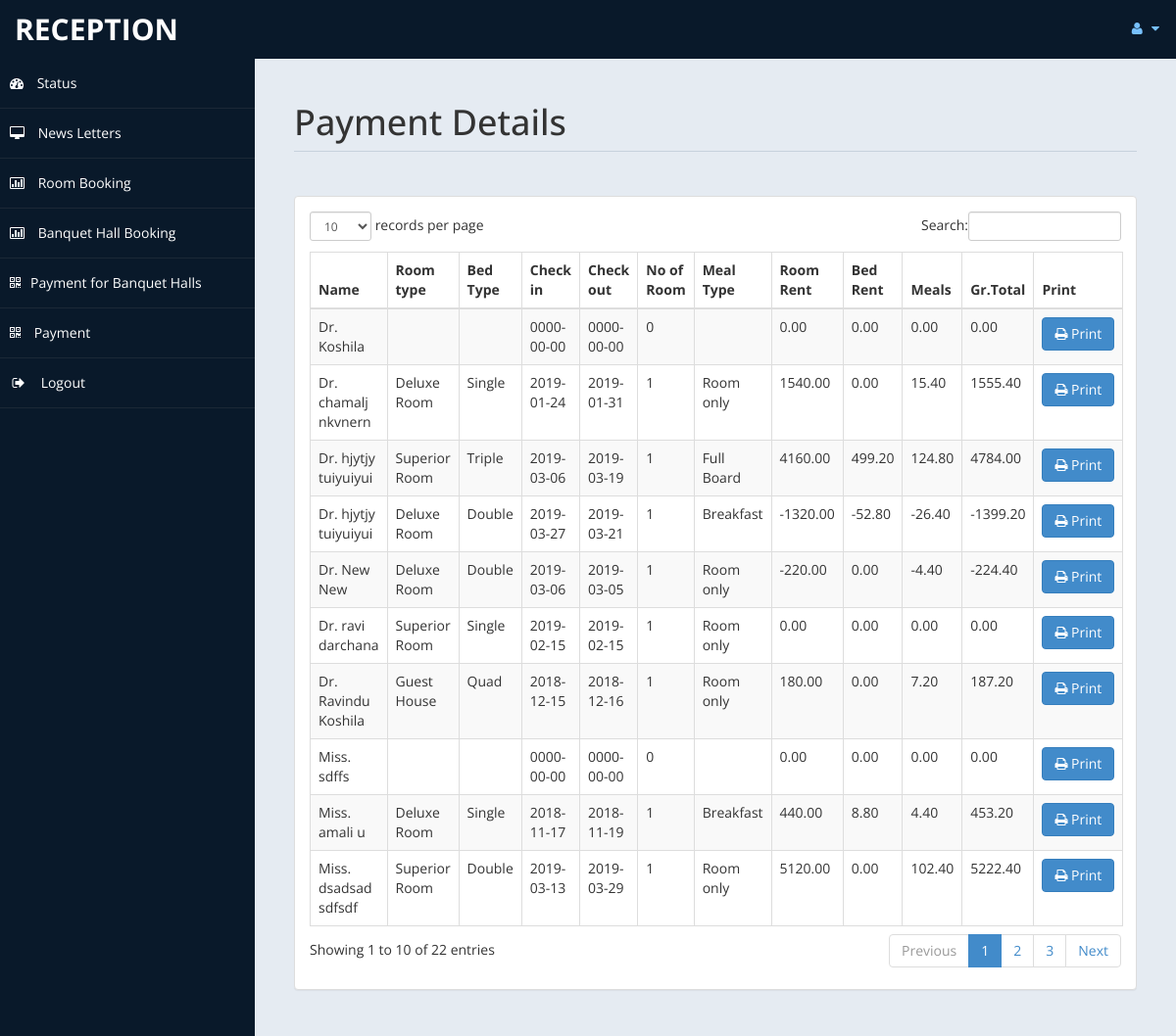
The app's page /admin/payment.php (signed in) with its own data.
### tables this page shows
CREATE TABLE `payment` (
  `id` int(11) NOT NULL,
  `title` varchar(5) DEFAULT NULL,
  `fname` varchar(30) DEFAULT NULL,
  `lname` varchar(30) DEFAULT NULL,
  `troom` varchar(30) DEFAULT NULL,
  `tbed` varchar(30) DEFAULT NULL,
  `nroom` int(11) DEFAULT NULL,
  `cin` date DEFAULT NULL,
  `cout` date DEFAULT NULL,
  `ttot` double(8,2) DEFAULT NULL,
  `fintot` double(8,2) DEFAULT NULL,
  `mepr` double(8,2) DEFAULT NULL,
  `meal` varchar(30) DEFAULT NULL,
  `btot` double(8,2) DEFAULT NULL,
  `noofdays` int(11) DEFAULT NULL
);

### admin/payment.php (the view, shortened to what this page needs)
<!DOCTYPE html>
<html xmlns="http://www.w3.org/1999/xhtml">
<head>
    <link href="assets/css/bootstrap.css" rel="stylesheet" />
    <link href="assets/css/font-awesome.css" rel="stylesheet" />
    <link href="assets/css/custom-styles.css" rel="stylesheet" />
    <link href="assets/js/dataTables/dataTables.bootstrap.css" rel="stylesheet" />
</head>
<body>
    <div id="wrapper">
        <nav class="navbar navbar-default top-navbar" role="navigation">
            <div class="navbar-header">
                <a class="navbar-brand" href="home.php"><?php echo $_SESSION["user"]; ?> </a>
            </div>
            <ul class="nav navbar-top-links navbar-right">
                <li class="dropdown">
                    <a class="dropdown-toggle" data-toggle="dropdown" href="#" aria-expanded="false">
                        <i class="fa fa-user fa-fw"></i> <i class="fa fa-caret-down"></i>
                    </a>
                </li>
            </ul>
        </nav>
        <?php include('includes/sidebar.php'); ?>
        <div id="page-wrapper" >
            <div id="page-inner">
			 <div class="row">
                    <div class="col-md-12">
                        <h1 class="page-header">
                           Payment Details<small> </small>
                        </h1>
                    </div>
                </div>
            <div class="row">
                <div class="col-md-12">
                    <div class="panel panel-default">
                        <div class="panel-body">
                            <div class="table-responsive">
                                <table class="table table-striped table-bordered table-hover" id="dataTables-example">
                                    <thead>
                                        <tr>
                                            <th>Name</th>
											<th>Room type</th>
                                            <th>Bed Type</th>
                                            <th>Check in</th>
											<th>Check out</th>
											<th>No of Room</th>
											<th>Meal Type</th>
                                            <th>Room Rent</th>
											<th>Bed Rent</th>
											<th>Meals </th>
											<th>Gr.Total</th>
											<th>Print</th>
                                        </tr>
                                    </thead>
                                    <tbody>
									<?php
										include ('db.php');
										$sql="select * from payment";
										$re = mysqli_query($con,$sql);
										while($row = mysqli_fetch_array($re))
										{
											$id = $row['id'];
											if($id % 2 ==1 )
											{
												echo"<tr class='gradeC'>
													<td>".$row['title']." ".$row['fname']." ".$row['lname']."</td>
													<td>".$row['troom']."</td>
													<td>".$row['tbed']."</td>
													<td>".$row['cin']."</td>
													<td>".$row['cout']."</td>
													<td>".$row['nroom']."</td>
													<td>".$row['meal']."</td>
													<td>".$row['ttot']."</td>
													<td>".$row['mepr']."</td>
													<td>".$row['btot']."</td>
													<td>".$row['fintot']."</td>
													<td><a href=print.php?pid=".$id ." <button class='btn btn-primary'> <i class='fa fa-print' ></i> Print</button></td>
													</tr>";
											}
											else
											{
												echo"<tr class='gradeU'>
													<td>".$row['title']." ".$row['fname']." ".$row['lname']."</td>
													<td>".$row['troom']."</td>
													<td>".$row['tbed']."</td>
													<td>".$row['cin']."</td>
													<td>".$row['cout']."</td>
													<td>".$row['nroom']."</td>
													<td>".$row['meal']."</td>
													<td>".$row['ttot']."</td>
													<td>".$row['mepr']."</td>
													<td>".$row['btot']."</td>
													<td>".$row['fintot']."</td>
													<td><a href=print.php?pid=".$id ." <button class='btn btn-primary'> <i class='fa fa-print' ></i> Print</button></td>
													</tr>";
											}
										}
									?>
                                    </tbody>
                                </table>
                            </div>
                        </div>
                    </div>
                </div>
            </div>
                </div>
            </div>
    </div>
</body>
</html>

### admin/assets/css/custom-styles.css (style rules this page uses)
body { font-family: 'Open Sans', sans-serif; }
#wrapper { width: 100%; background:#09192A; }
#page-wrapper { padding: 15px 15px; min-height: 600px; background:#E5EBF2; }
#page-inner { width:100%; margin:10px 20px 10px 0px; background-color:transparent; padding:10px; min-height:1200px; }
h1, .h1, h2, .h2, h3, .h3 { margin-top: 7px; margin-bottom: -5px; }
.page-header { padding-bottom: 9px; margin: 10px 0 45px; border-bottom: 1px solid #C7D1DD; }
.top-navbar { margin:0px; }
.top-navbar .navbar-brand { color: #fff; width: 260px; text-align: left; height: 60px; font-size: 30px; font-weight: 700; text-transform: uppercase; line-height: 30px; }
.top-navbar .nav > li { position: relative; display: inline-block; }
.top-navbar .nav > li > a { position: relative; display: block; padding: 19px 15px; color: #77C0FD; }
.top-navbar { background:#09192A; border-bottom:none; }
.top-navbar .nav > li > a > i { margin-right: 2px; }
.navbar-default { border:0px solid black; }
.navbar-header { background: #09192A; }
.nav > li > a > i { margin-right:10px; }
@media (min-width:768px) { #page-wrapper { margin: 0 0 0 260px; padding: 15px 30px; min-height: 1200px; } }
@media (min-width:768px) { .navbar { border-radius: 0px; } }

### records on screen
payment: title "Dr.", lname "Koshila", cin "0000-00-00", cout "0000-00-00", nroom "0", ttot "0.00", mepr "0.00", btot "0.00", fintot "0.00"
payment: title "Miss.", fname "amali", lname "u", troom "Deluxe Room", tbed "Single", cin "2018-11-17", cout "2018-11-19", nroom "1", meal "Breakfast", ttot "440.00", mepr "8.80", btot "4.40", fintot "453.20"
payment: title "Miss.", lname "sdffs", cin "0000-00-00", cout "0000-00-00", nroom "0", ttot "0.00", mepr "0.00", btot "0.00", fintot "0.00"
payment: title "Dr.", fname "Ravindu", lname "Koshila", troom "Guest House", tbed "Quad", cin "2018-12-15", cout "2018-12-16", nroom "1", meal "Room only", ttot "180.00", mepr "0.00", btot "7.20", fintot "187.20"
payment: title "Dr.", fname "chamalj", lname "nkvnern", troom "Deluxe Room", tbed "Single", cin "2019-01-24", cout "2019-01-31", nroom "1", meal "Room only", ttot "1540.00", mepr "0.00", btot "15.40", fintot "1555.40"
payment: title "Dr.", fname "ravi", lname "darchana", troom "Superior Room", tbed "Single", cin "2019-02-15", cout "2019-02-15", nroom "1", meal "Room only", ttot "0.00", mepr "0.00", btot "0.00", fintot "0.00"
payment: title "Dr.", fname "New", lname "New", troom "Deluxe Room", tbed "Double", cin "2019-03-06", cout "2019-03-05", nroom "1", meal "Room only", ttot "-220.00", mepr "0.00", btot "-4.40", fintot "-224.40"
payment: title "Dr.", fname "hjytjy", lname "tuiyuiyui", troom "Superior Room", tbed "Triple", cin "2019-03-06", cout "2019-03-19", nroom "1", meal "Full Board", ttot "4160.00", mepr "499.20", btot "124.80", fintot "4784.00"
payment: title "Dr.", fname "hjytjy", lname "tuiyuiyui", troom "Deluxe Room", tbed "Double", cin "2019-03-27", cout "2019-03-21", nroom "1", meal "Breakfast", ttot "-1320.00", mepr "-52.80", btot "-26.40", fintot "-1399.20"
payment: title "Miss.", fname "dsadsad", lname "sdfsdf", troom "Superior Room", tbed "Double", cin "2019-03-13", cout "2019-03-29", nroom "1", meal "Room only", ttot "5120.00", mepr "0.00", btot "102.40", fintot "5222.40"

### other values on screen
$_SESSION["user"] "RECEPTION"
